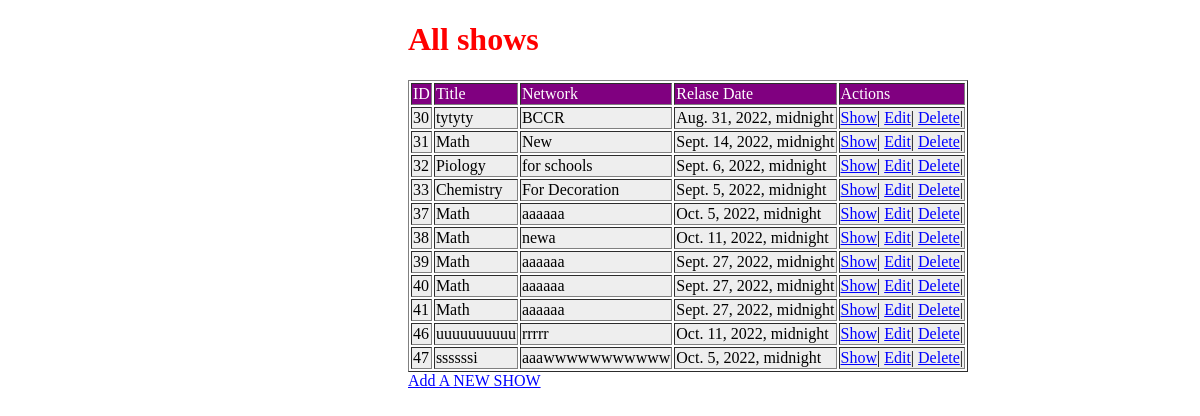
The app's page /shows/, older data.
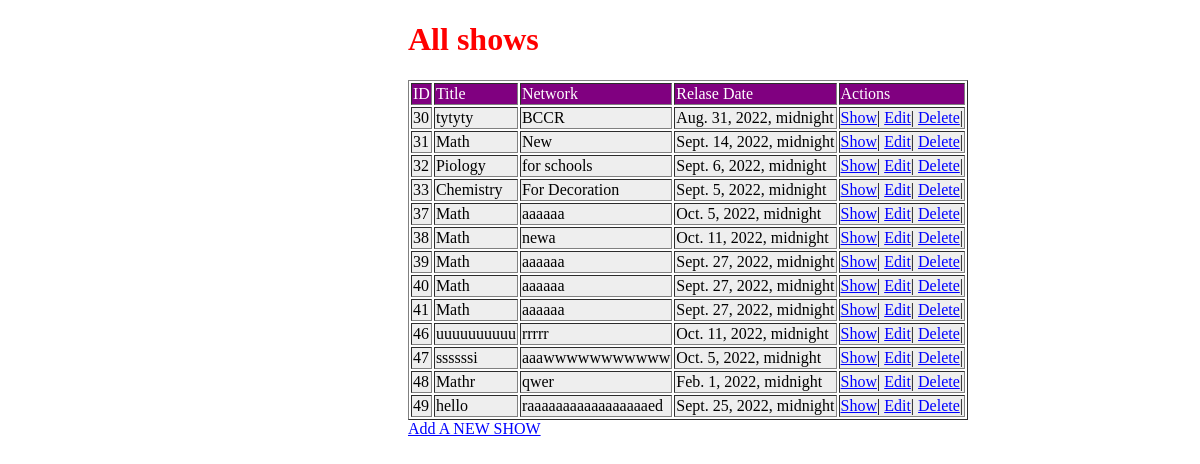
The same page, newer data.
### App/models.py (models this page shows)
class Show (models.Model):
    title = models.CharField(max_length=255)
    network=models.CharField(max_length=15)
    relaseDate= models.DateTimeField()
    description = models.TextField()
    created_at = models.DateTimeField(auto_now_add=True)
    updated_at = models.DateTimeField(auto_now=True)
    objects=ShowManager()

### App/views.py (the view)
# urls.py: path('shows/' , views.table),
def table(request):
    context ={
       'All' : Show.objects.all()
    }
    return render (request,'all.html',context)

### App/templates/all.html (shortened to what this page needs)
<!DOCTYPE html>
<html lang="en">
<head>
</head>
<body>
    <main>
    <h1>All shows</h1>
    <table border="1">
        <thead>
            <td class="head">ID</td>
            <td class="head">Title</td>
            <td class="head">Network</td>
            <td class="head">Relase Date</td>
            <td class="head">Actions</td>
        </thead>
        <tr>
            {% for sh in All %}
            <td>{{sh.id}}</td>
            <td>{{sh.title}}</td>
            <td>{{sh.network}}</td>
            <td>{{sh.relaseDate}}</td>
            <td>
                <a href="{{sh.id}}">Show</a>|
                <a href="{{sh.id}}/edit">Edit</a>|
                <a href="{{sh.id}}/destroy">Delete</a>|
            </td>
        </tr>
        {%endfor%}
    </table>
    <a href="/">Add A NEW SHOW</a>
</main>
</body>
</html>

Row changes from the older to the newer data that the page shows:
added Show: id "48", title "Mathr", network "qwer", relaseDate "Feb. 1, 2022, midnight"
added Show: id "49", title "hello", network "raaaaaaaaaaaaaaaaaed", relaseDate "Sept. 25, 2022, midnight"
